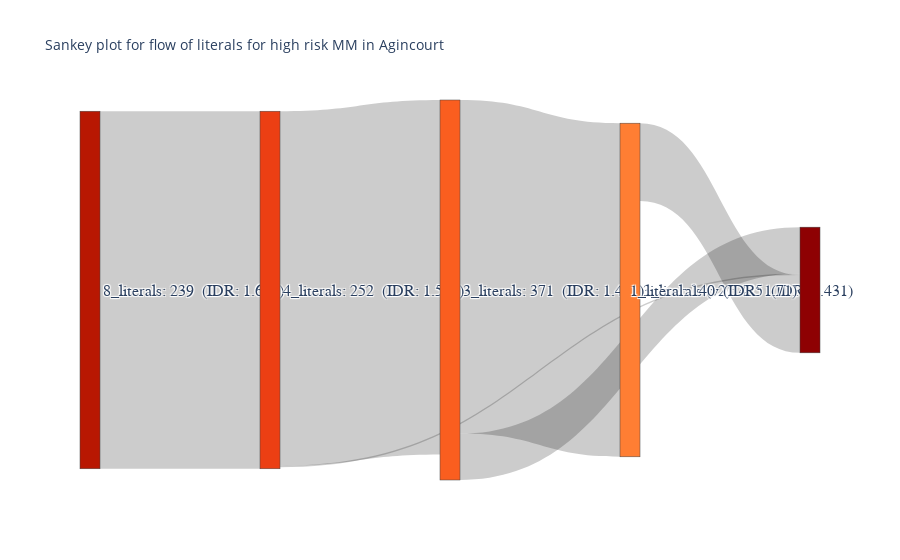

The notebook cell this image was saved under:
### Code cell
# Assuming final_df and sankey_ST are already defined
additional_df = results_df
# Create a dictionary to map subsets to IDR values for easy lookup
subset_to_idr = pd.Series(additional_df.IDR.values, index=additional_df.Subset).to_dict()
idr_values = list(subset_to_idr.values())

# Assuming the length of idr_values aligns with final_df.columns
labels_with_idr = [
    f'{col}: {final_df[col].sum()}\n (IDR: {idr_values[i]})'
    for i, col in enumerate(final_df.columns)
]

import plotly.graph_objects as go
fig = go.Figure(data=[go.Sankey(
    node = dict(
        pad = 15,
        thickness = 20,
        label = labels_with_idr,
        color=["#b81702", "#ec3f13", "#fa5e1f", "#ff7e33", '#8e0103']  # Set the node colors
    ),
    link=dict(
        source = sankey_ST['source'],
        target = sankey_ST['target'],
        value = sankey_ST['value'],
        # color = 'lightgray'
    ),
)])


fig.update_layout(title_text='Sankey plot for flow of literals for high risk MM in Agincourt', font_size=10)
fig.update_traces(textfont_size=16, textfont=dict(family="Times New Roman"))
fig.write_html("sankey_diagram.html")
fig.show()

### Figure 1 — Plotly figure (JSON) as saved in the notebook; plotly's stock layout.template omitted (floating-point values rounded to 4 significant figures)
{"data": [{"link": {"source": [0, 1, 2, 3, 2, 1], "target": [1, 2, 3, 4, 4, 4], "value": [239, 237, 223, 52, 31, 1]}, "node": {"color": ["#b81702", "#ec3f13", "#fa5e1f", "#ff7e33", "#8e0103"], "label": ["8_literals: 239\n (IDR: 1.606)", "4_literals: 252\n (IDR: 1.569)", "3_literals: 371\n (IDR: 1.441)", "3_literals (v2): 425\n (IDR: 1.431)", "1_literal: 140\n (IDR: 1.71)"], "pad": 15, "thickness": 20}, "textfont": {"family": "Times New Roman", "size": 16}, "type": "sankey"}], "layout": {"font": {"size": 10}, "title": {"text": "Sankey plot for flow of literals for high risk MM in Agincourt"}}}
